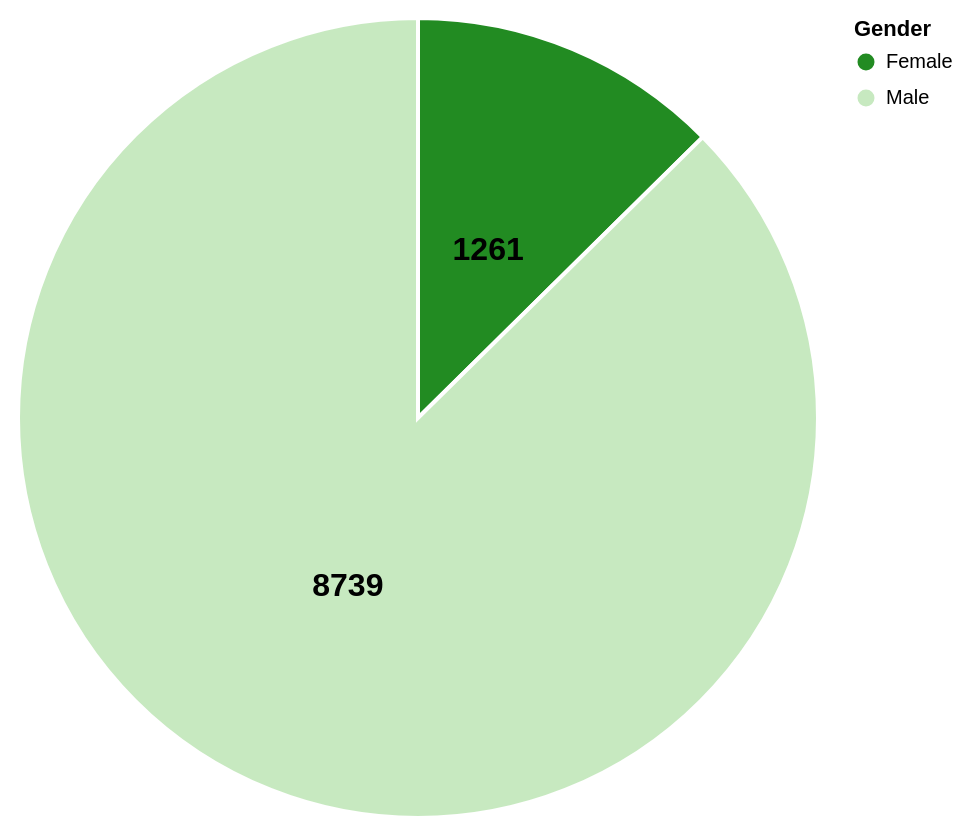

This figure's Vega-Lite source:
### Vega-Lite specification from a JSON file in a GitHub repository (floating-point values rounded to 4 significant figures)
{"$schema": "https://vega.github.io/schema/vega-lite/v5.json", "description": "Pie Chart with Percentage Annotations and Tooltips", "width": 400, "height": 400, "data": {"values": [{"category": "Female", "value": 1261}, {"category": "Male", "value": 8739}]}, "layer": [{"mark": {"type": "arc", "tooltip": true, "stroke": "white", "strokeWidth": 2}, "encoding": {"color": {"field": "category", "type": "nominal", "title": "Gender", "scale": {"range": ["#228B22", "#c7e9c0"]}}, "theta": {"field": "value", "type": "quantitative", "stack": "normalize", "title": "Percentage"}}}, {"mark": {"type": "text", "radiusOffset": 0.9, "radius": 90, "align": "center", "baseline": "middle", "fontWeight": "bold", "fontSize": 16}, "encoding": {"text": {"field": "value", "type": "quantitative"}, "theta": {"field": "value", "type": "quantitative", "stack": "normalize"}}}], "config": {}}
